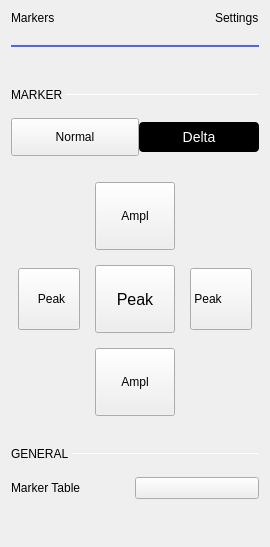
                 <widget class="QWidget" name="scrollAreaWidgetContents_2">
                  <property name="geometry">
                   <rect>
                    <x>0</x>
                    <y>0</y>
                    <width>268</width>
                    <height>547</height>
                   </rect>
                  </property>
                  <layout class="QVBoxLayout" name="verticalLayout_17">
                   <item>
                    <layout class="QHBoxLayout" name="hLayout_markers_title">
                     <property name="bottomMargin">
                      <number>14</number>
                     </property>
                     <item>
                      <widget class="QLabel" name="label_4">
                       <property name="text">
                        <string>Markers</string>
                       </property>
                       <property name="general_settings_label" stdset="0">
                        <bool>true</bool>
                       </property>
                      </widget>
                     </item>
                     <item>
                      <spacer name="horizontalSpacer_8">
                       <property name="orientation">
                        <enum>Qt::Horizontal</enum>
                       </property>
                       <property name="sizeHint" stdset="0">
                        <size>
                         <width>0</width>
                         <height>10</height>
                        </size>
                       </property>
                      </spacer>
                     </item>
                     <item>
                      <widget class="QLabel" name="labelMarkerSettingsTitle">
                       <property name="text">
                        <string>Settings</string>
                       </property>
                       <property name="general_settings_label" stdset="0">
                        <bool>true</bool>
                       </property>
                      </widget>
                     </item>
                    </layout>
                   </item>
                   <item>
                    <widget class="Line" name="lineMarkerSettingsTitle">
                     <property name="minimumSize">
                      <size>
                       <width>240</width>
                       <height>2</height>
                      </size>
                     </property>
                     <property name="maximumSize">
                      <size>
                       <width>16777215</width>
                       <height>2</height>
                      </size>
                     </property>
                     <property name="styleSheet">
                      <string notr="true">border: 2px solid rgb(74, 100, 255);</string>
                     </property>
                     <property name="orientation">
                      <enum>Qt::Horizontal</enum>
                     </property>
                    </widget>
                   </item>
                   <item>
                    <layout class="QHBoxLayout" name="hLayout_marker_selector">
                     <property name="spacing">
                      <number>0</number>
                     </property>
                     <property name="topMargin">
                      <number>10</number>
                     </property>
                    </layout>
                   </item>
                   <item>
                    <layout class="QHBoxLayout" name="horizontalLayout_4">
                     <property name="spacing">
                      <number>0</number>
                     </property>
                     <property name="topMargin">
                      <number>25</number>
                     </property>
                     <property name="rightMargin">
                      <number>0</number>
                     </property>
                     <property name="bottomMargin">
                      <number>10</number>
                     </property>
                     <item>
                      <widget class="QLabel" name="label_5">
                       <property name="sizePolicy">
                        <sizepolicy hsizetype="Minimum" vsizetype="Minimum">
                         <horstretch>0</horstretch>
                         <verstretch>0</verstretch>
                        </sizepolicy>
                       </property>
                       <property name="text">
                        <string>MARKER </string>
                       </property>
                       <property name="subsection_label" stdset="0">
                        <bool>true</bool>
                       </property>
                      </widget>
                     </item>
                     <item>
                      <widget class="Line" name="line">
                       <property name="sizePolicy">
                        <sizepolicy hsizetype="Expanding" vsizetype="Minimum">
                         <horstretch>0</horstretch>
                         <verstretch>0</verstretch>
                        </sizepolicy>
                       </property>
                       <property name="minimumSize">
                        <size>
                         <width>0</width>
                         <height>1</height>
                        </size>
                       </property>
                       <property name="maximumSize">
                        <size>
                         <width>16777215</width>
                         <height>1</height>
                        </size>
                       </property>
                       <property name="orientation">
                        <enum>Qt::Horizontal</enum>
                       </property>
                       <property name="subsection_line" stdset="0">
                        <bool>true</bool>
                       </property>
                      </widget>
                     </item>
                    </layout>
                   </item>
                   <item>
                    <layout class="QGridLayout" name="gridLayout_3">
                     <property name="topMargin">
                      <number>0</number>
                     </property>
                     <property name="bottomMargin">
                      <number>0</number>
                     </property>
                     <property name="horizontalSpacing">
                      <number>0</number>
                     </property>
                     <property name="verticalSpacing">
                      <number>15</number>
                     </property>
                     <item row="0" column="1">
                      <widget class="QPushButton" name="pushButton_4">
                       <property name="styleSheet">
                        <string notr="true">QPushButton {
color: white;
background-color: black;

font-size:14px;
height: 30px;
width: 120px;
border-width: 0px;
border-radius: 4px;
}
QPushButton:disabled {
background-color: grey;
}
QPushButton:pressed {
background-color: #F45000;
}

QPushButton:hover
{
	 background-color: #4a34ff;
}</string>
                       </property>
                       <property name="text">
                        <string>Delta</string>
                       </property>
                      </widget>
                     </item>
                     <item row="0" column="0">
                      <widget class="QPushButton" name="pushButton_3">
                       <property name="styleSheet">
                        <string notr="true">QPushButton {
height: 30px;
width: 120px;
border-width: 0px;
}</string>
                       </property>
                       <property name="text">
                        <string>Normal</string>
                       </property>
                       <property name="blue_button" stdset="0">
                        <bool>true</bool>
                       </property>
                      </widget>
                     </item>
                    </layout>
                   </item>
                   <item>
                    <layout class="QVBoxLayout" name="markerFreqPosLayout"/>
                   </item>
                   <item>
                    <layout class="QHBoxLayout" name="horizontalLayout_10">
                     <property name="spacing">
                      <number>0</number>
                     </property>
                     <property name="leftMargin">
                      <number>0</number>
                     </property>
                     <property name="topMargin">
                      <number>0</number>
                     </property>
                     <property name="rightMargin">
                      <number>0</number>
                     </property>
                     <item>
                      <spacer name="horizontalSpacer_3">
                       <property name="orientation">
                        <enum>Qt::Horizontal</enum>
                       </property>
                       <property name="sizeHint" stdset="0">
                        <size>
                         <width>2</width>
                         <height>20</height>
                        </size>
                       </property>
                      </spacer>
                     </item>
                     <item>
                      <layout class="QGridLayout" name="gridLayout_2">
                       <property name="topMargin">
                        <number>20</number>
                       </property>
                       <property name="bottomMargin">
                        <number>0</number>
                       </property>
                       <property name="spacing">
                        <number>15</number>
                       </property>
                       <item row="1" column="2">
                        <widget class="QPushButton" name="btnRightPeak">
                         <property name="sizePolicy">
                          <sizepolicy hsizetype="Fixed" vsizetype="Fixed">
                           <horstretch>0</horstretch>
                           <verstretch>0</verstretch>
                          </sizepolicy>
                         </property>
                         <property name="layoutDirection">
                          <enum>Qt::RightToLeft</enum>
                         </property>
                         <property name="styleSheet">
                          <string notr="true">QPushButton {
height: 60px;
width: 55px;
padding-left: 5px;

text-align: left;
}</string>
                         </property>
                         <property name="text">
                          <string> Peak</string>
                         </property>
                         <property name="icon">
                          <iconset resource="../resources/resources.qrc">
                           <normaloff>:/icons/arrow_right.svg</normaloff>:/icons/arrow_right.svg</iconset>
                         </property>
                         <property name="iconSize">
                          <size>
                           <width>12</width>
                           <height>12</height>
                          </size>
                         </property>
                         <property name="blue_button" stdset="0">
                          <bool>true</bool>
                         </property>
                        </widget>
                       </item>
                       <item row="1" column="0">
                        <widget class="QPushButton" name="btnLeftPeak">
                         <property name="sizePolicy">
                          <sizepolicy hsizetype="Fixed" vsizetype="Fixed">
                           <horstretch>0</horstretch>
                           <verstretch>0</verstretch>
                          </sizepolicy>
                         </property>
                         <property name="styleSheet">
                          <string notr="true">QPushButton {
height: 60px;
width: 55px;

padding-left: 5px;
}</string>
                         </property>
                         <property name="text">
                          <string>Peak</string>
                         </property>
                         <property name="icon">
                          <iconset resource="../resources/resources.qrc">
                           <normaloff>:/icons/arrow_left.svg</normaloff>:/icons/arrow_left.svg</iconset>
                         </property>
                         <property name="iconSize">
                          <size>
                           <width>12</width>
                           <height>12</height>
                          </size>
                         </property>
                         <property name="blue_button" stdset="0">
                          <bool>true</bool>
                         </property>
                        </widget>
                       </item>
                       <item row="0" column="1">
                        <widget class="QPushButton" name="btnUpAmplPeak">
                         <property name="sizePolicy">
                          <sizepolicy hsizetype="Fixed" vsizetype="Fixed">
                           <horstretch>0</horstretch>
                           <verstretch>0</verstretch>
                          </sizepolicy>
                         </property>
                         <property name="styleSheet">
                          <string notr="true">QPushButton {
height: 60px;
width: 60px;
}</string>
                         </property>
                         <property name="text">
                          <string>Ampl</string>
                         </property>
                         <property name="icon">
                          <iconset resource="../resources/resources.qrc">
                           <normaloff>:/icons/arrow_up.svg</normaloff>:/icons/arrow_up.svg</iconset>
                         </property>
                         <property name="iconSize">
                          <size>
                           <width>12</width>
                           <height>12</height>
                          </size>
                         </property>
                         <property name="blue_button" stdset="0">
                          <bool>true</bool>
                         </property>
                        </widget>
                       </item>
                       <item row="2" column="1">
                        <widget class="QPushButton" name="btnDnAmplPeak">
                         <property name="sizePolicy">
                          <sizepolicy hsizetype="Fixed" vsizetype="Fixed">
                           <horstretch>0</horstretch>
                           <verstretch>0</verstretch>
                          </sizepolicy>
                         </property>
                         <property name="styleSheet">
                          <string notr="true">QPushButton {
height: 60px;
width: 60px;
}</string>
                         </property>
                         <property name="text">
                          <string>Ampl</string>
                         </property>
                         <property name="icon">
                          <iconset resource="../resources/resources.qrc">
                           <normaloff>:/icons/arrow_down.svg</normaloff>:/icons/arrow_down.svg</iconset>
                         </property>
                         <property name="iconSize">
                          <size>
                           <width>12</width>
                           <height>12</height>
                          </size>
                         </property>
                         <property name="blue_button" stdset="0">
                          <bool>true</bool>
                         </property>
                        </widget>
                       </item>
                       <item row="1" column="1">
                        <widget class="QPushButton" name="btnMaxPeak">
                         <property name="sizePolicy">
                          <sizepolicy hsizetype="Fixed" vsizetype="Fixed">
                           <horstretch>0</horstretch>
                           <verstretch>0</verstretch>
                          </sizepolicy>
                         </property>
                         <property name="styleSheet">
                          <string notr="true">QPushButton {
font-size:16px;
height: 60px;
width: 60px;
border-width: 0px;
}</string>
                         </property>
                         <property name="text">
                          <string>Peak</string>
                         </property>
                         <property name="blue_button" stdset="0">
                          <bool>true</bool>
                         </property>
                        </widget>
                       </item>
                      </layout>
                     </item>
                     <item>
                      <spacer name="horizontalSpacer_10">
                       <property name="orientation">
                        <enum>Qt::Horizontal</enum>
                       </property>
                       <property name="sizeHint" stdset="0">
                        <size>
                         <width>2</width>
                         <height>20</height>
                        </size>
                       </property>
                      </spacer>
                     </item>
                    </layout>
                   </item>
                   <item>
                    <layout class="QHBoxLayout" name="horizontalLayout_2">
                     <property name="spacing">
                      <number>0</number>
                     </property>
                     <property name="topMargin">
                      <number>25</number>
                     </property>
                     <property name="bottomMargin">
                      <number>10</number>
                     </property>
                     <item>
                      <widget class="QLabel" name="label_6">
                       <property name="sizePolicy">
                        <sizepolicy hsizetype="Fixed" vsizetype="Preferred">
                         <horstretch>0</horstretch>
                         <verstretch>0</verstretch>
                        </sizepolicy>
                       </property>
                       <property name="text">
                        <string>GENERAL </string>
                       </property>
                       <property name="subsection_label" stdset="0">
                        <bool>true</bool>
                       </property>
                      </widget>
                     </item>
                     <item>
                      <widget class="Line" name="line_2">
                       <property name="minimumSize">
                        <size>
                         <width>0</width>
                         <height>1</height>
                        </size>
                       </property>
                       <property name="maximumSize">
                        <size>
                         <width>16777215</width>
                         <height>1</height>
                        </size>
                       </property>
                       <property name="orientation">
                        <enum>Qt::Horizontal</enum>
                       </property>
                       <property name="subsection_line" stdset="0">
                        <bool>true</bool>
                       </property>
                      </widget>
                     </item>
                    </layout>
                   </item>
                   <item>
                    <layout class="QGridLayout" name="gridLayout_4">
                     <property name="topMargin">
                      <number>0</number>
                     </property>
                     <property name="bottomMargin">
                      <number>0</number>
                     </property>
                     <property name="horizontalSpacing">
                      <number>0</number>
                     </property>
                     <property name="verticalSpacing">
                      <number>10</number>
                     </property>
                     <item row="0" column="0">
                      <widget class="QLabel" name="label_9">
                       <property name="text">
                        <string>Marker Table</string>
                       </property>
                      </widget>
                     </item>
                     <item row="0" column="1">
                      <widget class="adiscope::CustomSwitch" name="btnMarkerTable">
                       <property name="text">
                        <string/>
                       </property>
                      </widget>
                     </item>
                    </layout>
                   </item>
                   <item>
                    <spacer name="verticalSpacer_5">
                     <property name="orientation">
                      <enum>Qt::Vertical</enum>
                     </property>
                     <property name="sizeHint" stdset="0">
                      <size>
                       <width>10</width>
                       <height>0</height>
                      </size>
                     </property>
                    </spacer>
                   </item>
                  </layout>
                 </widget>
